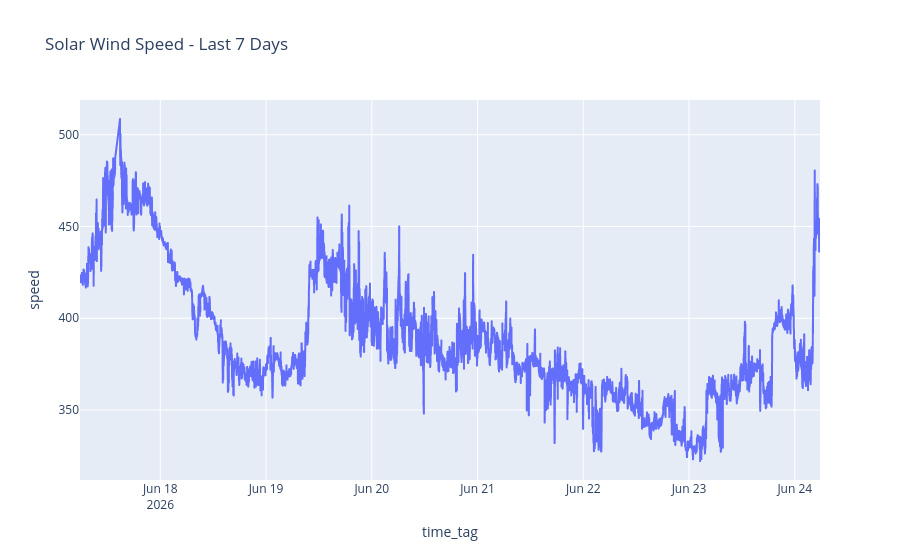

The cell this chart's notebook holds for it:
### Code cell
fig = px.line(
    df,
    x="time_tag",
    y = "speed",
    title = "Solar Wind Speed - Last 7 Days"
)

fig

### Figure 1 — Plotly figure (JSON) as saved in the notebook; plotly's stock layout.template omitted (floating-point values rounded to 4 significant figures; data arrays with more than 128 entries replaced by an {"elided": "..."} marker saying what was removed)
{"data": [{"hovertemplate": "time_tag=%{x}<br>speed=%{y}<extra></extra>", "legendgroup": "", "line": {"color": "#636efa", "dash": "solid"}, "marker": {"symbol": "circle"}, "mode": "lines", "name": "", "showlegend": false, "type": "scattergl", "x": {"elided": "9874 str values"}, "xaxis": "x", "y": {"elided": "9874 float values"}, "yaxis": "y"}], "layout": {"legend": {"tracegroupgap": 0}, "title": {"text": "Solar Wind Speed - Last 7 Days"}, "xaxis": {"anchor": "y", "domain": [0, 1], "title": {"text": "time_tag"}}, "yaxis": {"anchor": "x", "domain": [0, 1], "title": {"text": "speed"}}}}
